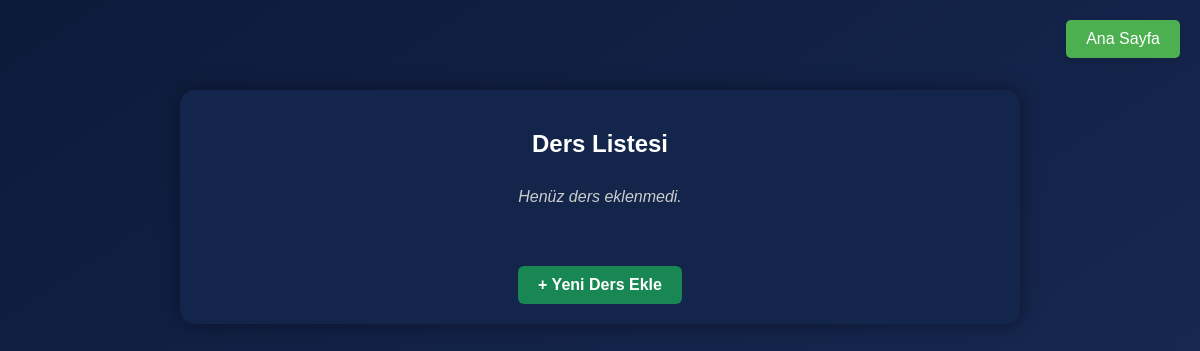
The page /uni/ders/listesi/ (signed in) on the database as committed earlier.
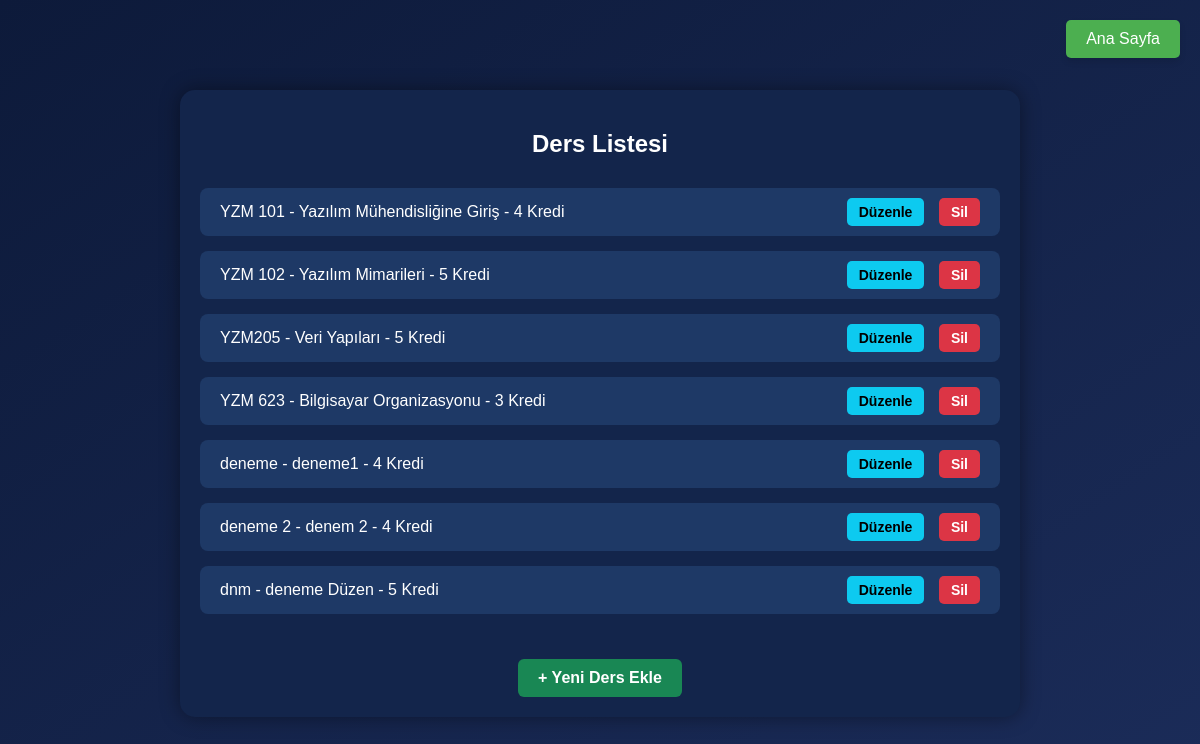
The same page on the database as committed later.
### uni/models.py (models this page shows, shortened)
class Ders(models.Model):
    kod = models.CharField(max_length=10, unique=True)
    ad = models.CharField(max_length=100)
    ogrenci_sayisi = models.IntegerField(default=0)
    kredi = models.IntegerField()
    bolum = models.CharField(max_length=100)

### uni/views.py (the view)
# urls.py: path('ders/listesi/', ders_listesi, name='ders_listesi'),
@login_required
def ders_listesi(request):
    dersler = Ders.objects.all()
    return render(request, 'ders_listesi.html', {'dersler': dersler})

### uni/templates/ders_listesi.html (shortened to what this page needs)
{% extends "base.html" %}
{% block content %}
<div class="list-container">
    <h2>Ders Listesi</h2>
    <a href="{% url 'home' %}" class="btn-home">Ana Sayfa</a>
    {% if dersler %}
        {% for ders in dersler %}
            <div class="ders-item">
                <div class="ders-info">
                    {{ ders.kod }} - {{ ders.ad }} - {{ ders.kredi }} Kredi
                </div>
                <div class="action-buttons">
                    <a href="{% url 'ders_duzenle' ders.id %}" class="btn-edit">Düzenle</a>
                    <a href="{% url 'ders_sil' ders.id %}" class="btn-delete">Sil</a>
                </div>
            </div>
        {% endfor %}
    {% else %}
        <p class="no-data">Henüz ders eklenmedi.</p>
    {% endif %}
    <div class="text-center">
        <a href="{% url 'ders_ekle' %}" class="btn-add">+ Yeni Ders Ekle</a>
    </div>
</div>
{% endblock %}

Rows that differ between the two databases and show on the page:
added Ders: kod "YZM 101", ad "Yazılım Mühendisliğine Giriş", kredi "4"
added Ders: kod "YZM 102", ad "Yazılım Mimarileri", kredi "5"
added Ders: kod "YZM205", ad "Veri Yapıları", kredi "5"
added Ders: kod "YZM 623", ad "Bilgisayar Organizasyonu", kredi "3"
added Ders: kod "deneme", ad "deneme1", kredi "4"
added Ders: kod "deneme 2", ad "denem 2", kredi "4"
added Ders: kod "dnm", ad "deneme Düzen", kredi "5"
Other text that changed with them:
text no longer shown: "Henüz ders eklenmedi."
